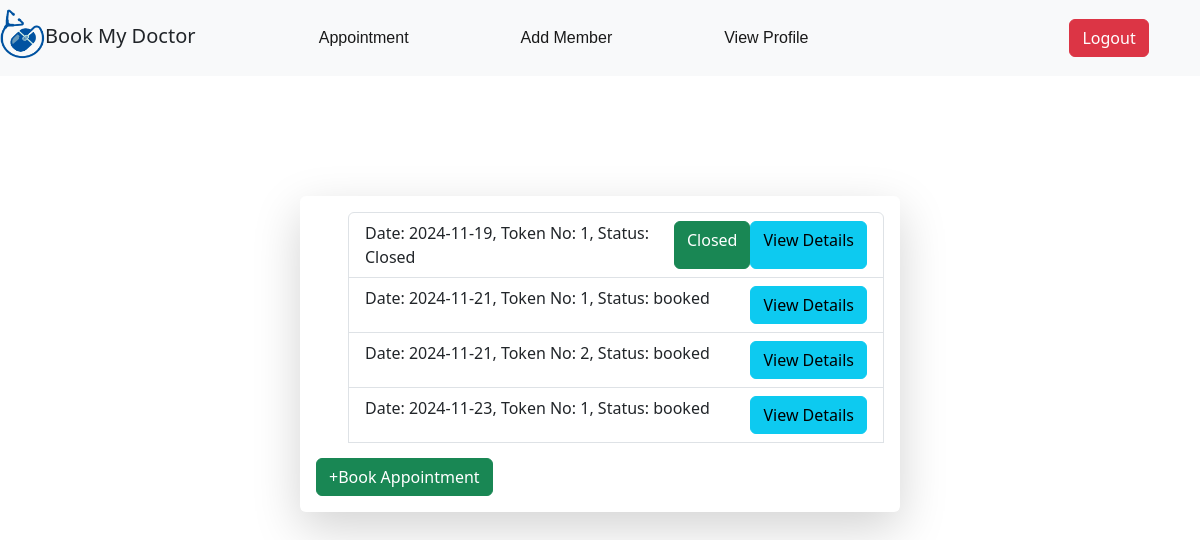
The page /U01a4b/dashboard on the database its author committed.
### application/models.py (models this page shows)
class Patientlist(db.Model):
    id=db.Column(db.String(),primary_key=True)
    aid=db.Column(db.String(),db.ForeignKey('appointment.id'))
    pid=db.Column(db.String(),db.ForeignKey('patient.id'))
    token=db.Column(db.Integer)
    remarks=db.Column(db.String(),default='')
    status=db.Column(db.String(),default='booked')

class Appointment(db.Model):
    id=db.Column(db.String(),primary_key=True)
    date=db.Column(db.Date)
    slotid=db.Column(db.String(),db.ForeignKey('slots.id'))
    availability=db.Column(db.Boolean,default=True)
    message=db.Column(db.String(),default='Available')
    tokenCount=db.Column(db.Integer,default=0)
    patientlists=db.relationship('Patientlist',backref='appointment')

### application/controllers.py (the view)
@app.route('/<userId>/dashboard')
def userDashboard(userId):
    u=User.query.get(userId)
    patients=Patient.query.filter_by(uid=userId).all()
    deptdocs=[]
    docdays=[]
    docnotavaildays={}
    import datetime
    date=datetime.datetime.now()
    vdate=date+datetime.timedelta(days=15)
    for i in Deptdoc.query.all():
        global days
        docnotavaildays[i]=[]
        daysrec=i.days
        weekdays=[days[i.day] for i in daysrec]
        for eachday in daysrec:
            for eachslot in eachday.slots:
                appointsoneachslot=Appointment.query.filter_by(slotid=eachslot.id).all()
                for eachapp in appointsoneachslot:
                    if eachapp.date in docnotavaildays[i]:
                        if eachapp.availability:
                            docnotavaildays[i].remove(eachapp)
                    elif not eachapp.availability:
                        docnotavaildays[i]+=[eachapp.date]
        deptdocs.append((i,Doctor.query.get(i.docid),docnotavaildays[i]))
        docdays.append((Doctor.query.get(i.docid),i,weekdays))
    patientsappointment=[]
    for i in u.patients:
        patientsappointment.append((i,i.patientlists,[Appointment.query.get(i.aid) for i in i.patientlists]))
    slots={}
    for day in Days.query.all():
        slots[day]=Slots.query.filter_by(daysid=day.id).all()
    global states,cities
    return render_template('user_dash.html',slots=slots,docdays=docdays,date=date,vdate=vdate,user=u,patients=patients,states=states,cities=cities,hospitals=Hospital.query.all(),departments=Department.query.all(),deptdocs=deptdocs,patientsappointment=patientsappointment)

### templates/user_dash.html (shortened to what this page needs)
     {%extends 'userbase.html'%}
     {%block content%}
     <div class="container-sm col-lg-6 col-md-10 col-sm-14 shadow-lg p-3  bg-white rounded" id="appointment" style="margin-top:120px ;padding: 20px 20px 20px 20px; border-radius: 2%;">
        <ul margin="2px">
          {%for patient,patientlist,appointment in patientsappointment%}
            <ul class="list-group patient-appointment" id="{{patient.id}}" style="display: none;">
              {%if patientlist|length%}
              {%for plist in patientlist%}
                <li class="list-group-item d-flex justify-content-between">Date: {{appointment[loop.index-1].date}}, Token No: {{plist.token}}, Status: {{plist.status}} {%if plist.status=='Closed'%} <a type="button" class="btn btn-success" style="color: white;">Closed</a> {%elif plist.status !='booked'%} <a type="button" class="btn btn-warning" data-toggle="modal" data-target="#exampleModalCenter{{plist.id}}">Close it?</a>{%endif%}    <a type="button" class="btn btn-info" href="/{{patient.id}}/{{appointment[loop.index-1].id}}/{{plist.id}}/patientview">View Details</a> </li>
              {%endfor%}
              {%else%}
              <li class="list-group-item" >No appointment yet!!</li>
              {%endif%}
              </ul>
              {%endfor%}
        </ul>
        <a type="button" class="btn btn-success" id="bookAppointmentBtn" style="color:white">
            +Book Appointment
        </a>
      </div>
{%endblock%}

### static/selecthost.css (style rules this page uses)
* { padding: 0px; margin: 0px; }

### rows shown on the page
Patientlist: token "1", status "Closed"
Appointment: date "2024-11-19"
Patientlist: token "1", status "booked"
Appointment: date "2024-11-21"
Patientlist: token "2", status "booked"
Patientlist: token "1", status "booked"
Appointment: date "2024-11-23"
